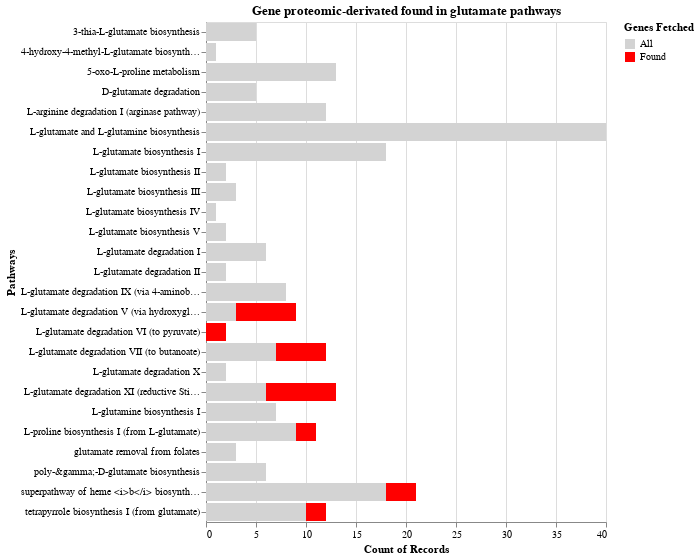

The code cell stored with this chart in its notebook:
### Code cell
import altair as alt
bars = alt.Chart(df_master).mark_bar().encode(
    x=alt.X('count(Genes Fetched):Q'),
    y=alt.Y('Pathways:N'),
    color='Genes Fetched:N'
).configure_range(
    #category={'scheme': 'accent'}
    category=alt.RangeScheme(['lightgrey','red'])# #E2A499:lightred
)
bars.properties(
    title='Gene proteomic-derivated found in {0} pathways'.format(word_pathway)
)

### Figure 1 — Vega-Lite specification as saved in the notebook (floating-point values rounded to 4 significant figures; data arrays with more than 128 entries replaced by an {"elided": "..."} marker saying what was removed)
{"config": {"view": {"continuousWidth": 400, "continuousHeight": 300}, "range": {"category": ["lightgrey", "red"]}}, "data": {"name": "data-741637e56ca82fb90c2c8e4770357bc2"}, "mark": "bar", "encoding": {"color": {"type": "nominal", "field": "Genes Fetched"}, "x": {"type": "quantitative", "aggregate": "count", "field": "Genes Fetched"}, "y": {"type": "nominal", "field": "Pathways"}}, "title": "Gene proteomic-derivated found in glutamate pathways", "$schema": "https://vega.github.io/schema/vega-lite/v4.8.1.json", "datasets": {"data-741637e56ca82fb90c2c8e4770357bc2": {"elided": "216 records"}}}
